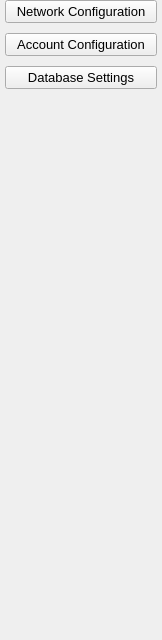
          <widget class="QWidget" name="cars_page">
           <property name="geometry">
            <rect>
             <x>0</x>
             <y>0</y>
             <width>162</width>
             <height>640</height>
            </rect>
           </property>
           <attribute name="icon">
            <iconset theme="t">
             <normaloff>.</normaloff>.</iconset>
           </attribute>
           <attribute name="label">
            <string>Settings</string>
           </attribute>
           <layout class="QVBoxLayout" name="verticalLayout_2">
            <property name="spacing">
             <number>10</number>
            </property>
            <property name="leftMargin">
             <number>5</number>
            </property>
            <property name="topMargin">
             <number>0</number>
            </property>
            <property name="rightMargin">
             <number>5</number>
            </property>
            <property name="bottomMargin">
             <number>5</number>
            </property>
            <item>
             <widget class="QPushButton" name="pushButton_network_config">
              <property name="font">
               <font>
                <pointsize>10</pointsize>
               </font>
              </property>
              <property name="focusPolicy">
               <enum>Qt::NoFocus</enum>
              </property>
              <property name="text">
               <string>Network Configuration</string>
              </property>
              <property name="checkable">
               <bool>false</bool>
              </property>
             </widget>
            </item>
            <item>
             <widget class="QPushButton" name="pushButton_acc_config">
              <property name="font">
               <font>
                <pointsize>10</pointsize>
               </font>
              </property>
              <property name="focusPolicy">
               <enum>Qt::NoFocus</enum>
              </property>
              <property name="text">
               <string>Account Configuration</string>
              </property>
              <property name="checkable">
               <bool>false</bool>
              </property>
             </widget>
            </item>
            <item>
             <widget class="QPushButton" name="pushButton_database_settings">
              <property name="font">
               <font>
                <pointsize>10</pointsize>
               </font>
              </property>
              <property name="cursor">
               <cursorShape>PointingHandCursor</cursorShape>
              </property>
              <property name="focusPolicy">
               <enum>Qt::NoFocus</enum>
              </property>
              <property name="styleSheet">
               <string notr="true"/>
              </property>
              <property name="text">
               <string>Database Settings</string>
              </property>
              <property name="checkable">
               <bool>false</bool>
              </property>
              <property name="checked">
               <bool>false</bool>
              </property>
             </widget>
            </item>
            <item>
             <spacer name="verticalSpacer_2">
              <property name="orientation">
               <enum>Qt::Vertical</enum>
              </property>
              <property name="sizeHint" stdset="0">
               <size>
                <width>20</width>
                <height>350</height>
               </size>
              </property>
             </spacer>
            </item>
           </layout>
          </widget>
